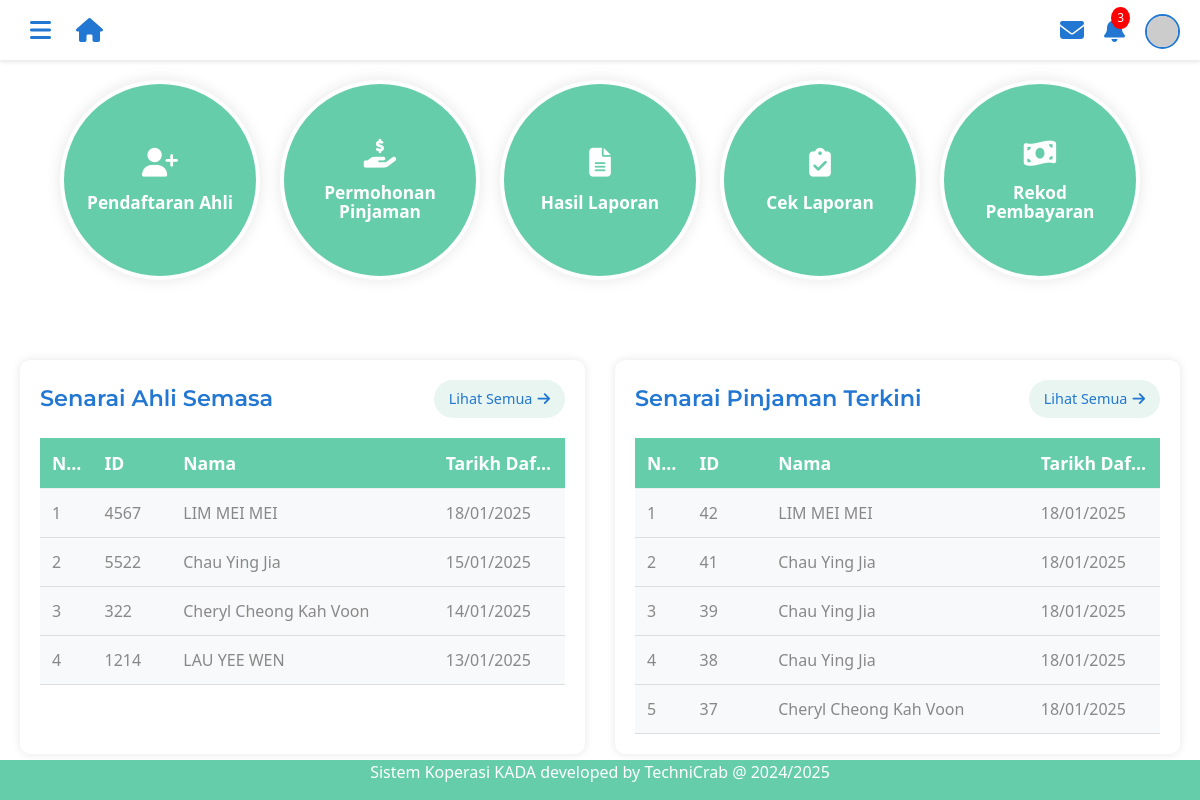
Before: /adminmainpage.php (signed in) with the older database file.
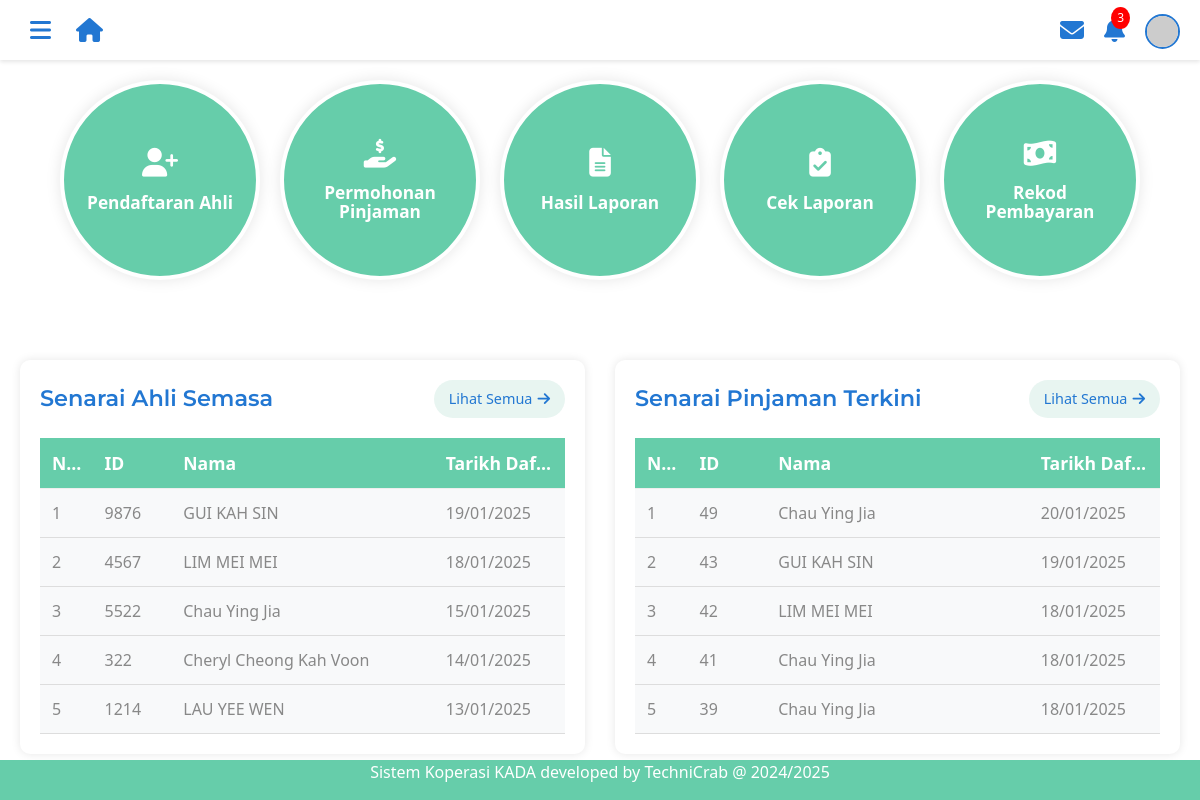
After: the same page with the newer database file.
### tables this page shows
CREATE TABLE `tb_member` (
  `employeeID` int(4) NOT NULL,
  `memberName` varchar(255) NOT NULL,
  `email` varchar(255) DEFAULT NULL COMMENT 'Email address',
  `ic` varchar(20) NOT NULL,
  `maritalStatus` varchar(20) NOT NULL,
  `sex` varchar(10) DEFAULT NULL,
  `religion` varchar(50) DEFAULT NULL,
  `nation` varchar(50) DEFAULT NULL,
  `no_pf` varchar(50) DEFAULT NULL,
  `position` varchar(100) DEFAULT NULL COMMENT 'Job position',
  `phoneNumber` varchar(20) DEFAULT NULL COMMENT 'Primary contact number',
  `phoneHome` varchar(20) DEFAULT NULL COMMENT 'Home contact number',
  `monthlySalary` decimal(10,2) DEFAULT NULL COMMENT 'Monthly salary amount',
  `created_at` timestamp NOT NULL DEFAULT current_timestamp(),
  `updated_at` timestamp NOT NULL DEFAULT current_timestamp() ON UPDATE current_timestamp()
);

CREATE TABLE `tb_loan` (
  `loanType` varchar(30) NOT NULL,
  `loanID` int(11) NOT NULL,
  `loanApplicationID` int(11) NOT NULL,
  `employeeID` int(4) NOT NULL,
  `amountRequested` decimal(10,2) NOT NULL COMMENT 'amount that want to pinjam',
  `financingPeriod` int(11) NOT NULL,
  `monthlyInstallments` decimal(10,2) NOT NULL,
  `employerName` varchar(100) NOT NULL,
  `employerIC` varchar(14) NOT NULL,
  `basicSalary` decimal(10,2) NOT NULL,
  `netSalary` decimal(10,2) NOT NULL,
  `netSalaryFile` varchar(255) NOT NULL,
  `balance` decimal(10,2) DEFAULT NULL,
  `created_at` timestamp NOT NULL DEFAULT current_timestamp(),
  `updated_at` timestamp NOT NULL DEFAULT current_timestamp() ON UPDATE current_timestamp()
);

### adminmainpage.php (the view, shortened to what this page needs)
<!DOCTYPE html>
<html lang="en">
<head>
  <link href="css/bootstrap.min (1).css" rel="stylesheet">
  <link rel="stylesheet" href="https://cdnjs.cloudflare.com/ajax/libs/font-awesome/6.5.1/css/all.min.css">
</head>
<body>
    <?php
    include "headeradmin.php";
    ?>
    <div class="circle-container">
        <a href="senaraiPermohonanAhli.php" class="circle">
            <div class="circle-content">
                <i class="fas fa-user-plus mb-2"></i>
                <span>Pendaftaran Ahli</span>
            </div>
        </a>
        <a href="senaraiPermohonanPinjaman.php" class="circle">
            <div class="circle-content">
                <i class="fas fa-hand-holding-usd mb-2"></i>
                <span>Permohonan Pinjaman</span>
            </div>
        </a>
        <a href="hasilreport.php" class="circle">
            <div class="circle-content">
                <i class="fas fa-file-alt mb-2"></i>
                <span>Hasil Laporan</span>
            </div>
        </a>
        <a href="adminviewreport.php" class="circle">
            <div class="circle-content">
                <i class="fas fa-clipboard-check mb-2"></i>
                <span>Cek Laporan</span>
            </div>
        </a>
        <a href="admin_upload_payment.php" class="circle">
            <div class="circle-content">
                <i class="fas fa-money-bill-wave mb-2"></i>
                <span>Rekod Pembayaran</span>
            </div>
        </a>
    </div>
    <div class="tables-container">
        <div class="table-wrapper">
            <div class="table-header">
                <h3>Senarai Ahli Semasa</h3>
                <a href="senaraiahli.php" class="see-more-link">
                    Lihat Semua <i class="fas fa-arrow-right"></i>
                </a>
            </div>
            <table class="custom-table">
                <thead>
                    <tr>
                        <th>No.</th>
                        <th>ID</th>
                        <th>Nama</th>
                        <th>Tarikh Daftar</th>
                    </tr>
                </thead>
                <tbody>
                    <?php
                    include 'dbconnect.php';
                    $sql = "SELECT employeeID,memberName, created_at FROM tb_member ORDER BY created_at DESC LIMIT 5";
                    $result = $conn->query($sql);
                    if ($result->num_rows > 0) {
                        $count = 1;
                        while($row = $result->fetch_assoc()) {
                            echo "<tr>";
                            echo "<td>" . $count . "</td>";
                            echo "<td>" . $row['employeeID'] . "</td>";
                            echo "<td>" . $row['memberName'] . "</td>";
                            echo "<td>" . date('d/m/Y', strtotime($row['created_at'])) . "</td>";
                            echo "</tr>";
                            $count++;
                        }
                    } else {
                        echo "<tr><td colspan='3'>Tiada rekod ditemui</td></tr>";
                    }
                    ?>
                </tbody>
            </table>
        </div>
        <div class="table-wrapper">
            <div class="table-header">
                <h3>Senarai Pinjaman Terkini</h3>
                <a href="senaraipembiayaan.php" class="see-more-link">
                    Lihat Semua <i class="fas fa-arrow-right"></i>
                </a>
            </div>
            <table class="custom-table">
                <thead>
                    <tr>
                        <th>No.</th>
                        <th>ID</th>
                        <th>Nama</th>
                        <th>Tarikh Daftar</th>
                    </tr>
                </thead>
                <tbody>
                    <?php
                    include 'dbconnect.php';
                    $sql = "SELECT l.loanApplicationID, m.memberName, l.created_at
                           FROM tb_loan l
                           JOIN tb_member m ON l.employeeID = m.employeeID
                           ORDER BY l.loanApplicationID DESC LIMIT 5";
                    $result = $conn->query($sql);
                    if ($result->num_rows > 0) {
                        $count = 1;
                        while($row = $result->fetch_assoc()) {
                            echo "<tr>";
                            echo "<td>" . $count . "</td>";
                            echo "<td>" . $row['loanApplicationID'] . "</td>";
                            echo "<td>" . $row['memberName'] . "</td>";
                            echo "<td>" . date('d/m/Y', strtotime($row['created_at'])) . "</td>";
                            echo "</tr>";
                            $count++;
                        }
                    } else {
                        echo "<tr><td colspan='4'>Tiada rekod ditemui</td></tr>";
                    }
                    ?>
                </tbody>
            </table>
        </div>
    </div>
    <?php include "footer.php"; ?>
</body>
</html>

Changed rows visible on the page:
no longer on this page (row unchanged): tb_loan: loanApplicationID "38", tb_member.memberName "Chau Ying Jia", created_at "18/01/2025"
no longer on this page (row edited): tb_loan: loanApplicationID "37", tb_member.memberName "Cheryl Cheong Kah Voon", created_at "18/01/2025"
added tb_member: employeeID "9876", memberName "GUI KAH SIN", created_at "19/01/2025"
added tb_loan: loanApplicationID "49", tb_member.memberName "Chau Ying Jia", created_at "20/01/2025"
added tb_loan: loanApplicationID "43", tb_member.memberName "GUI KAH SIN", created_at "19/01/2025"
